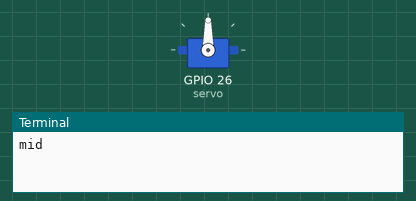
A program run on a simulated Raspberry Pi (BCM pin numbers). On the bench: servo, the last lines printed to the terminal. Servo angles are drawn from the pulse width (0.5 ms = 0°, 2.5 ms = 180°).

Above: at 0.05 s.
At 1.5 s:
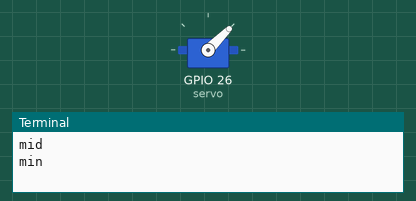
At 3.0 s:
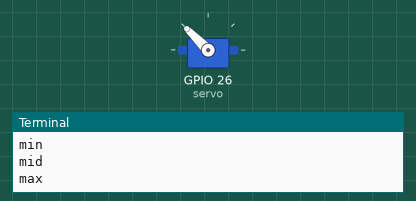
Timing chart, 0 to 6.9 s (numbered marks = the images above):
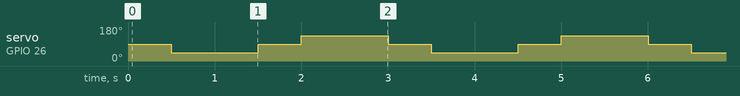

Measured:
- by itself, servo on GPIO 26 (servo): repeats every 3.0 s: 90° 0.50 s, 135° 1.0 s, 90° 0.50 s, 45° 1.0 s

The program:

motor_ex01.py
```python
from gpiozero import Servo
from time import sleep

myGPIO = 26

servo = Servo(myGPIO)

while True:
    servo.mid()
    print("mid")
    sleep(0.5)
    servo.min()
    print("min")
    sleep(1)
    servo.mid()
    print("mid")
    sleep(0.5)
    servo.max()
    print("max")
    sleep(1)
    
```
